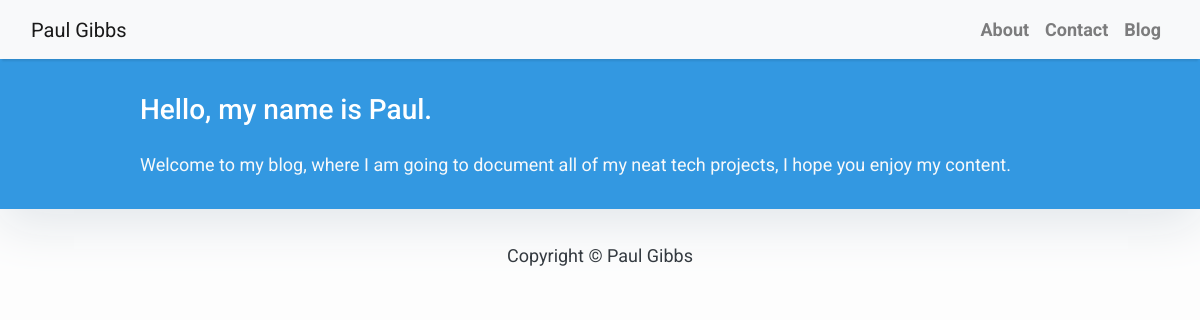
Before: / with the older database file.
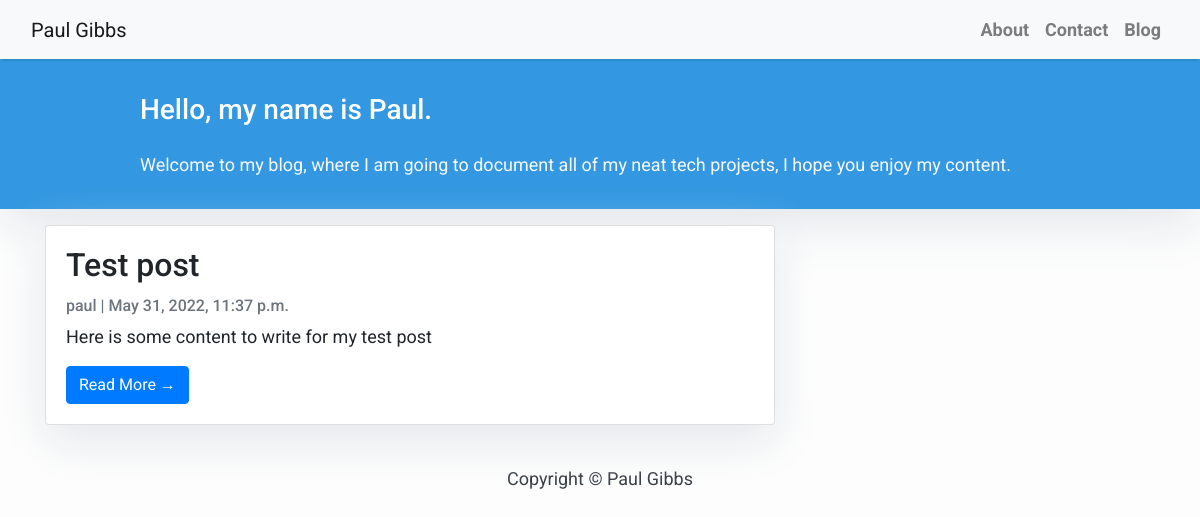
After: the same page with the newer database file.
### blog/models.py (models this page shows, shortened)
class Post(models.Model):
    title = models.CharField(max_length=200, unique=True)
    slug = models.SlugField(max_length=200, unique=True)
    author = models.ForeignKey(User, on_delete= models.CASCADE, related_name = 'blog_posts')
    updated_on = models.DateTimeField(auto_now=True)
    content = models.TextField()
    created_on = models.DateTimeField(auto_now_add=True)
    status = models.IntegerField(choices=STATUS, default=0)
    class Meta:
        ordering = ['-created_on']

### blog/views.py (the view)
# urls.py: path('', views.PostList.as_view(), name='home'),
class PostList(generic.ListView):
    queryset = Post.objects.filter(status=1).order_by('-created_on')
    template_name = 'index.html'

### templates/index.html (shortened to what this page needs)
{% extends "base.html" %}
{% block content %}
<header class="masthead">
    <div class="container">
        <div class="row">
            <div class=" col-md-8 col-md-10 mx-auto">
                <div class="site-heading">
                    <h3 class=" site-heading my-4 mt-3 text-white"> Hello, my name is Paul.</h3>
                    <p class="text-light">Welcome to my blog, where I am going to document all of my neat tech projects, I hope you enjoy my content. &nbsp
                    </p>
                </div>
            </div>
        </div>
    </div>
</header>
<div class="container">
    <div class="row">
        <div class="col-md-8 mt-3 left">
            {% for post in post_list %}
            <div class="card mb-4">
                <div class="card-body">
                    <h2 class="card-title">{{ post.title }}</h2>
                    <p class="card-text text-muted h6">{{ post.author }} | {{ post.created_on}} </p>
                    <p class="card-text">{{post.content|slice:":200" }}</p>
                    <a href="{% url 'post_detail' post.slug  %}" class="btn btn-primary">Read More &rarr;</a>
                </div>
            </div>
            {% endfor %}
        </div>
    </div>
</div>
{%endblock%}

### templates/base.html (shortened to what this page needs)
<!DOCTYPE html>
<html>
    <head>
        <link rel="stylesheet" href="https://maxcdn.bootstrapcdn.com/bootstrap/4.0.0/css/bootstrap.min.css"
 />
    </head>
    <body>
        <nav class="navbar navbar-expand-lg navbar-light bg-light shadow" id="mainNav">
            <div class="container-fluid">
                <a class="navbar-brand" href="{% url 'home' %}">Paul Gibbs</a>
                <div class="collapse navbar-collapse" id="navbarResponsive">
                    <ul class="navbar-nav ml-auto">
                        <li class="nav-item text-black">
                            <a class="nav-link text-black font-weight-bold" href="#">About</a>
                        </li>
                        <li class="nav-item text-black">
                            <a class="nav-link text-black font-weight-bold" href="#">Contact</a>
                        </li>
                        <li class="nav-item text-black">
                            <a class="nav-link text-black font-weight-bold" href="#">Blog</a>
                        </li>
                    </ul>
                </div>
            </div>
        </nav>
        {% block content %}{% endblock content %}
        <footer class="py-3 bg-grey">
            <p class="m-0 text-dark text-center ">Copyright &copy; Paul Gibbs</p>
        </footer>
    </body>
</html>

### templates/base.html (style rules this page uses)
body { font-family: "Roboto", sans-serif; font-size: 17px; background-color: #fdfdfd; }
.shadow { box-shadow: 0 4px 2px -2px rgba(0, 0, 0, 0.1); }
.masthead { background: #3398E1; height: auto; padding-bottom: 15px; box-shadow: 0 16px 48px #E3E7EB; padding-top: 10px; }

### templates/index.html (style rules this page uses)
body { font-family: "Roboto", sans-serif; font-size: 18px; background-color: #fdfdfd; }
.card { box-shadow: 0 16px 48px #E3E7EB; }

Changed rows visible on the page:
added Post: title "Test post", author "paul", created_on "May 31, 2022, 11:37 p.m.", content "Here is some content to write for my test post"
